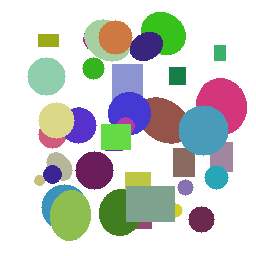
#> input picture data/synthetic/images/synth_00001.png, 256 x 256 px
$ python -i robustness.py   (imports and definitions only)
#> lines starting #> are read from the running program, lines starting #| are printed output that depends on the picture
#> further down, picture is the input picture: shape (256, 256, 3); mean B, G, R 203.1, 207.4, 203.6
"""
robustness.py — Technical Validation (Robustness Analysis)
==========================================================
Measures DL model performance degradation under domain shifts:
- Gaussian Noise
- Gaussian Blur
- Brightness Shifts
"""

import pandas as pd
import numpy as np
import cv2
import argparse
from pathlib import Path

from src.data_loader import load_synthetic_annotations
from src.evaluation.metrics import full_evaluation
from src.models.detector import DenseObjectDetector

PROJECT_ROOT = Path(__file__).resolve().parent.parent.parent
SYNTHETIC_DIR = PROJECT_ROOT / "data" / "synthetic"
IMAGES_DIR = SYNTHETIC_DIR / "images"
REPORTS_DIR = PROJECT_ROOT / "reports"
# [1 line not run here, left out]

# [5 lines left out: function apply_noise, not called in this run]

def apply_blur(img: np.ndarray, kernel=(5, 5)) -> np.ndarray:
    """Applies Gaussian Blur."""
    return cv2.GaussianBlur(img, kernel, 0)

def apply_brightness(img: np.ndarray, factor=1.3) -> np.ndarray:
    """Adjusts brightness factor (>1 is brighter)."""
#> called with factor = 1.3
    hsv = cv2.cvtColor(img, cv2.COLOR_BGR2HSV)
#> hsv: shape (256, 256, 3); mean H, S, V 32.2, 57, 225.5
    h, s, v = cv2.split(hsv)
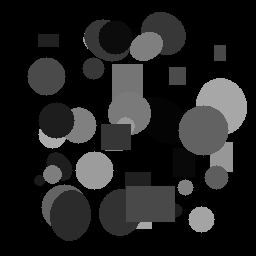
#> h: shape (256, 256); min 0, max 171, mean 32.2
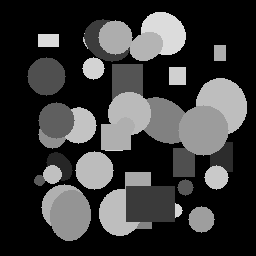
#> s: shape (256, 256); min 0, max 220, mean 57
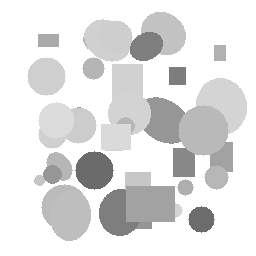
#> v: shape (256, 256); min 107, max 255, mean 225.5
    v = np.clip(v * factor, 0, 255).astype(np.uint8)
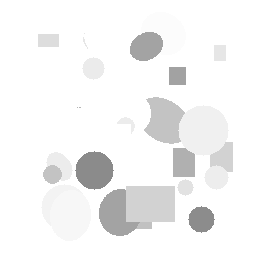
#> v: shape (256, 256); min 139, max 255, mean 243.6
    hsv = cv2.merge((h, s, v))
#> hsv: shape (256, 256, 3); mean H, S, V 32.2, 57, 243.6
#> (the run stopped early here; a loop or call above may not have finished)

$ run again, on data/synthetic/images/synth_00013.png
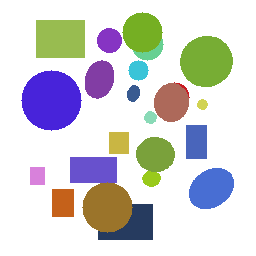
#> input picture data/synthetic/images/synth_00013.png, 256 x 256 px
#> picture is the input picture: shape (256, 256, 3); mean B, G, R 212.5, 211.8, 211.7
#> in apply_brightness, `h, s, v = cv2.split(hsv)`:
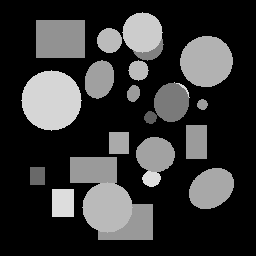
#> s: shape (256, 256); min 0, max 221, mean 54.4
#> in apply_brightness, `v = np.clip(v * factor, 0, 255).astype(np.uint8)`:
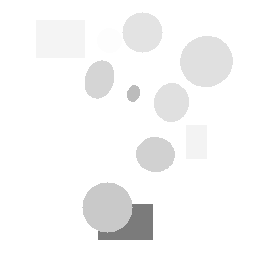
#> v: shape (256, 256); min 123, max 255, mean 247.1

$ run again, on data/synthetic/images/synth_00028.png
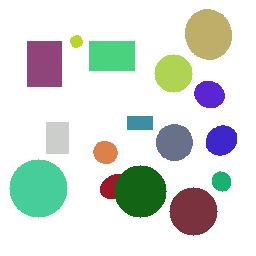
#> input picture data/synthetic/images/synth_00028.png, 256 x 256 px
#> picture is the input picture: shape (256, 256, 3); mean B, G, R 217.4, 223.2, 216.6
#> in apply_brightness, `h, s, v = cv2.split(hsv)`:
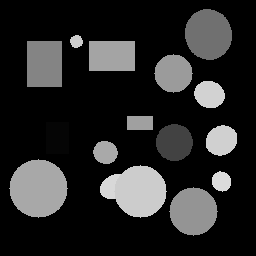
#> s: shape (256, 256); min 0, max 219, mean 40.1
#> in apply_brightness, `v = np.clip(v * factor, 0, 255).astype(np.uint8)`:
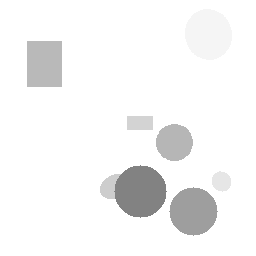
#> v: shape (256, 256); min 130, max 255, mean 244.5

$ run again, on data/synthetic/images/synth_00076.png
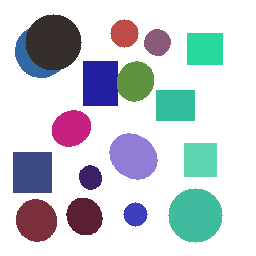
#> input picture data/synthetic/images/synth_00076.png, 256 x 256 px
#> picture is the input picture: shape (256, 256, 3); mean B, G, R 214, 207.7, 201.8
#> in apply_brightness, `h, s, v = cv2.split(hsv)`:
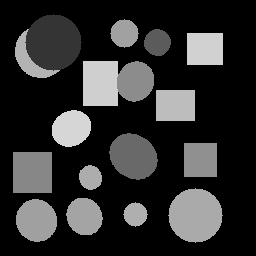
#> s: shape (256, 256); min 0, max 214, mean 47.2
#> in apply_brightness, `v = np.clip(v * factor, 0, 255).astype(np.uint8)`:
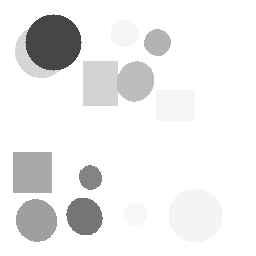
#> v: shape (256, 256); min 70, max 255, mean 236.8
